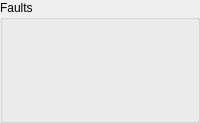
      <widget class="QGroupBox" name="groupBox">
       <property name="title">
        <string>Faults</string>
       </property>
       <layout class="QGridLayout" name="gridLayout_2">
        <item row="4" column="2">
         <widget class="Epc" name="epc_8">
          <property name="signal_path" stdset="0">
           <string>ParameterQuery;StatusFaults;BridgeBFault</string>
          </property>
          </widget>
        </item>
        <item row="14" column="1">
         <widget class="Led" name="led_45">
          <property name="signal_path" stdset="0">
           <string>ParameterQuery;StatusFaults;OverloadAC</string>
          </property>
          <property name="on_color" stdset="0">
           <color>
            <red>192</red>
            <green>32</green>
            <blue>32</blue>
           </color>
          </property>
         </widget>
        </item>
        <item row="5" column="2">
         <widget class="Led" name="led_44">
          <property name="signal_path" stdset="0">
           <string>StatusBits;MessageValidModeControl</string>
          </property>
          <property name="label_override" stdset="0">
           <string/>
          </property>
          <property name="label_visible" stdset="0">
           <bool>true</bool>
          </property>
         </widget>
        </item>
        <item row="13" column="1">
         <widget class="Led" name="led_41">
          <property name="signal_path" stdset="0">
           <string>ParameterQuery;StatusFaults;CoolingSystem</string>
          </property>
          <property name="on_color" stdset="0">
           <color>
            <red>192</red>
            <green>32</green>
            <blue>32</blue>
           </color>
          </property>
         </widget>
        </item>
        <item row="9" column="1">
         <widget class="Led" name="led_35">
          <property name="signal_path" stdset="0">
           <string>ParameterQuery;StatusFaults2;OvertempPowerDevice</string>
          </property>
          <property name="on_color" stdset="0">
           <color>
            <red>192</red>
            <green>32</green>
            <blue>32</blue>
           </color>
          </property>
         </widget>
        </item>
        <item row="6" column="1">
         <widget class="Led" name="led_34">
          <property name="signal_path" stdset="0">
           <string>ParameterQuery;StatusFaults2;OvercurrentDC</string>
          </property>
          <property name="on_color" stdset="0">
           <color>
            <red>192</red>
            <green>32</green>
            <blue>32</blue>
           </color>
          </property>
         </widget>
        </item>
        <item row="4" column="1">
         <widget class="Led" name="led_32">
          <property name="signal_path" stdset="0">
           <string>ParameterQuery;StatusFaults;BridgeBVoltageOk</string>
          </property>
          <property name="on_color" stdset="0">
           <color>
            <red>192</red>
            <green>32</green>
            <blue>32</blue>
           </color>
          </property>
         </widget>
        </item>
        <item row="5" column="1">
         <widget class="Led" name="led_27">
          <property name="signal_path" stdset="0">
           <string>ParameterQuery;StatusFaults2;OvercurrentAC</string>
          </property>
          <property name="on_color" stdset="0">
           <color>
            <red>192</red>
            <green>32</green>
            <blue>32</blue>
           </color>
          </property>
         </widget>
        </item>
        <item row="8" column="1">
         <widget class="Led" name="led_24">
          <property name="signal_path" stdset="0">
           <string>ParameterQuery;StatusFaults2;UndervoltageDC</string>
          </property>
          <property name="on_color" stdset="0">
           <color>
            <red>192</red>
            <green>32</green>
            <blue>32</blue>
           </color>
          </property>
         </widget>
        </item>
        <item row="6" column="2">
         <widget class="Led" name="led_43">
          <property name="signal_path" stdset="0">
           <string>StatusBits;MessageValidPowerCMD</string>
          </property>
          <property name="label_override" stdset="0">
           <string/>
          </property>
          <property name="label_visible" stdset="0">
           <bool>true</bool>
          </property>
         </widget>
        </item>
        <item row="10" column="1">
         <widget class="Led" name="led_29">
          <property name="signal_path" stdset="0">
           <string>ParameterQuery;StatusFaults2;OvertempInternal</string>
          </property>
          <property name="on_color" stdset="0">
           <color>
            <red>192</red>
            <green>32</green>
            <blue>32</blue>
           </color>
          </property>
         </widget>
        </item>
        <item row="11" column="1">
         <widget class="Led" name="led_21">
          <property name="signal_path" stdset="0">
           <string>ParameterQuery;StatusFaults;LossOfAC</string>
          </property>
          <property name="on_color" stdset="0">
           <color>
            <red>192</red>
            <green>32</green>
            <blue>32</blue>
           </color>
          </property>
         </widget>
        </item>
        <item row="3" column="2">
         <widget class="Epc" name="epc_9">
          <property name="signal_path" stdset="0">
           <string>ParameterQuery;StatusFaults;BridgeAFault</string>
          </property>
          </widget>
        </item>
        <item row="7" column="1">
         <widget class="Led" name="led_30">
          <property name="signal_path" stdset="0">
           <string>ParameterQuery;StatusFaults2;OvervoltageDC</string>
          </property>
          <property name="on_color" stdset="0">
           <color>
            <red>192</red>
            <green>32</green>
            <blue>32</blue>
           </color>
          </property>
         </widget>
        </item>
        <item row="12" column="1">
         <widget class="Led" name="led_28">
          <property name="signal_path" stdset="0">
           <string>ParameterQuery;StatusFaults;FilterOvertemp</string>
          </property>
          <property name="on_color" stdset="0">
           <color>
            <red>192</red>
            <green>32</green>
            <blue>32</blue>
           </color>
          </property>
         </widget>
        </item>
        <item row="10" column="2">
         <widget class="Led" name="led_23">
          <property name="signal_path" stdset="0">
           <string>ParameterQuery;StatusFaults;InvalidEESection</string>
          </property>
          <property name="on_color" stdset="0">
           <color>
            <red>192</red>
            <green>32</green>
            <blue>32</blue>
           </color>
          </property>
         </widget>
        </item>
        <item row="7" column="2">
         <widget class="Led" name="led_20">
          <property name="signal_path" stdset="0">
           <string>ParameterQuery;StatusFaults;LossValidControlMessage</string>
          </property>
          <property name="on_color" stdset="0">
           <color>
            <red>192</red>
            <green>32</green>
            <blue>32</blue>
           </color>
          </property>
         </widget>
        </item>
        <item row="11" column="2">
         <widget class="Led" name="led_6">
          <property name="signal_path" stdset="0">
           <string>ParameterQuery;StatusFaults;dIdt</string>
          </property>
          <property name="on_color" stdset="0">
           <color>
            <red>192</red>
            <green>32</green>
            <blue>32</blue>
           </color>
          </property>
         </widget>
        </item>
        <item row="3" column="1">
         <widget class="Led" name="led_31">
          <property name="signal_path" stdset="0">
           <string>ParameterQuery;StatusFaults;BridgeAVoltageOk</string>
          </property>
          <property name="on_color" stdset="0">
           <color>
            <red>192</red>
            <green>32</green>
            <blue>32</blue>
           </color>
          </property>
         </widget>
        </item>
        <item row="19" column="1">
         <widget class="Led" name="led_25">
          <property name="signal_path" stdset="0">
           <string>ParameterQuery;StatusFaults2;GeneralFault</string>
          </property>
          <property name="on_color" stdset="0">
           <color>
            <red>192</red>
            <green>32</green>
            <blue>32</blue>
           </color>
          </property>
          <property name="relative_height" stdset="0">
           <double>2.000000000000000</double>
          </property>
         </widget>
        </item>
        <item row="9" column="2">
         <widget class="Led" name="led_37">
          <property name="signal_path" stdset="0">
           <string>ParameterQuery;StatusFaults;InvalidEEHeader</string>
          </property>
          <property name="on_color" stdset="0">
           <color>
            <red>192</red>
            <green>32</green>
            <blue>32</blue>
           </color>
          </property>
         </widget>
        </item>
        <item row="8" column="2">
         <widget class="Led" name="led_38">
          <property name="signal_path" stdset="0">
           <string>ParameterQuery;StatusFaults;IllegalTransition</string>
          </property>
          <property name="on_color" stdset="0">
           <color>
            <red>192</red>
            <green>32</green>
            <blue>32</blue>
           </color>
          </property>
         </widget>
        </item>
        <item row="12" column="2">
         <widget class="Led" name="led_8">
          <property name="signal_path" stdset="0">
           <string>ParameterQuery;StatusFaults;IlegImbalance</string>
          </property>
          <property name="on_color" stdset="0">
           <color>
            <red>192</red>
            <green>32</green>
            <blue>32</blue>
           </color>
          </property>
         </widget>
        </item>
        <item row="14" column="2">
         <widget class="Led" name="led_9">
          <property name="signal_path" stdset="0">
           <string>ParameterQuery;StatusFaults2;FanCircuit</string>
          </property>
          <property name="on_color" stdset="0">
           <color>
            <red>192</red>
            <green>32</green>
            <blue>32</blue>
           </color>
          </property>
         </widget>
        </item>
        <item row="13" column="2">
         <widget class="Led" name="led_7">
          <property name="signal_path" stdset="0">
           <string>ParameterQuery;StatusFaults;CtlBrdVoltage</string>
          </property>
          <property name="on_color" stdset="0">
           <color>
            <red>192</red>
            <green>32</green>
            <blue>32</blue>
           </color>
          </property>
         </widget>
        </item>
        <item row="15" column="2">
         <widget class="Led" name="led_10">
          <property name="signal_path" stdset="0">
           <string>ParameterQuery;StatusFaults2;LowCoolingFlow</string>
          </property>
          <property name="on_color" stdset="0">
           <color>
            <red>192</red>
            <green>32</green>
            <blue>32</blue>
           </color>
          </property>
         </widget>
        </item>
        <item row="15" column="1">
         <widget class="Led" name="led_36">
          <property name="signal_path" stdset="0">
           <string>ParameterQuery;StatusFaults;EStopShutdown</string>
          </property>
          <property name="on_color" stdset="0">
           <color>
            <red>192</red>
            <green>32</green>
            <blue>32</blue>
           </color>
          </property>
         </widget>
        </item>
        <item row="19" column="2">
         <layout class="QHBoxLayout" name="horizontalLayout_5">
          <item>
           <widget class="Led" name="led_47">
            <property name="signal_path" stdset="0">
             <string>StatusBits;FaultClr_echo</string>
            </property>
            <property name="label_override" stdset="0">
             <string>Fault Clear Response</string>
            </property>
            <property name="label_visible" stdset="0">
             <bool>false</bool>
            </property>
           </widget>
          </item>
          <item>
           <widget class="Button" name="button_2">
            <property name="sizePolicy">
             <sizepolicy hsizetype="MinimumExpanding" vsizetype="Preferred">
              <horstretch>0</horstretch>
              <verstretch>0</verstretch>
             </sizepolicy>
            </property>
            <property name="signal_path" stdset="0">
             <string>ProcessToInverter;CommandModeControl;FaultClear</string>
            </property>
            <property name="label_visible" stdset="0">
             <bool>false</bool>
            </property>
            <property name="tx" stdset="0">
             <bool>true</bool>
            </property>
           </widget>
          </item>
         </layout>
        </item>
       </layout>
      </widget>
